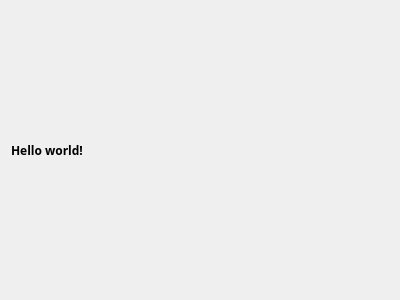
<?xml version="1.0" encoding="UTF-8"?>
<ui version="4.0">
 <class>Dialog</class>
 <widget class="QDialog" name="Dialog">
  <property name="geometry">
   <rect>
    <x>0</x>
    <y>0</y>
    <width>400</width>
    <height>300</height>
   </rect>
  </property>
  <property name="windowTitle">
   <string>Dialog</string>
  </property>
  <layout class="QVBoxLayout" name="verticalLayout">
   <item>
    <widget class="QLabel" name="label">
     <property name="font">
      <font>
       <family>Tlwg Typo</family>
       <weight>75</weight>
       <bold>true</bold>
      </font>
     </property>
     <property name="text">
      <string>Hello world!</string>
     </property>
    </widget>
   </item>
  </layout>
 </widget>
 <resources/>
 <connections/>
</ui>
